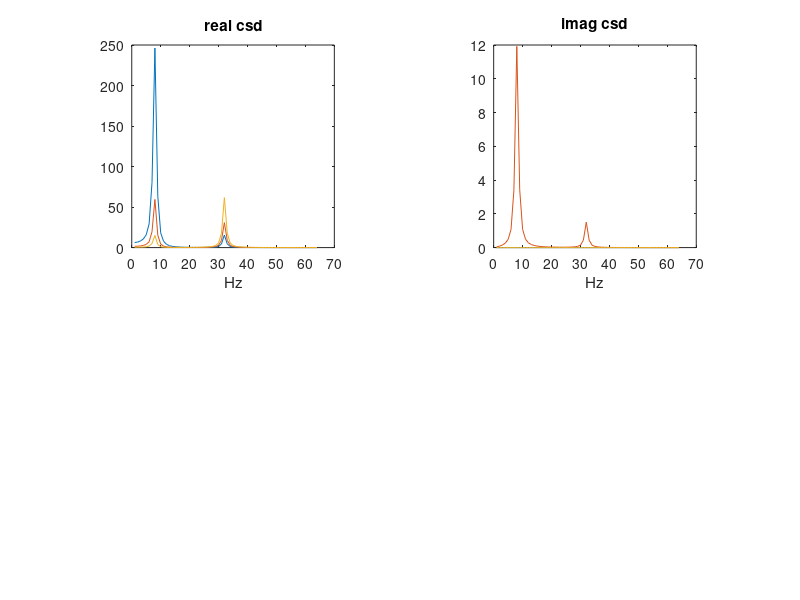

MATLAB code for this plot:
% demo and checks for CSD paper: here, conduction delays are modeled in
% terms of phase delays following the Fourier transform of the system's
% kernels.
%==========================================================================
clear; clf
phase = 1;
 
 
% frequencies of interest
%--------------------------------------------------------------------------
N  = 128;
dt = 1/N;
Hz = (1:N/2)';
 
W  = [0 1:N/2 -(N/2 - 1):-1]';
W  = conj(2*pi*sqrt(-1)*W);
t  = (1:N)'*dt;
d  = [0 31;
      4  0]/1000;
 
 
% kernels
%--------------------------------------------------------------------------
if phase
    K1(:,1,1)   = exp(-t*4).*sin(2*pi*8*t);
    K1(:,2,1)   = exp(-t*4).*sin(2*pi*8 *(t - d(2,1)))/4;
 
    K1(:,1,2)   = exp(-t*4).*sin(2*pi*32*(t - d(1,2)))/4;
    K1(:,2,2)   = exp(-t*4).*sin(2*pi*32*t)/2;
 
    % Transfer functions
    %----------------------------------------------------------------------
    S   = fft(K1);
 
    % [cross]-spectral density
    %----------------------------------------------------------------------
    [N,nc,nu] = size(K1);
    G     = zeros(N/2,nc,nc);
    for i = 1:nc
        for j = 1:nc
 
            % cross-spectral density from neuronal interactions
            %--------------------------------------------------------------
            for k = 1:nu
                Gij      = S(:,i,k).*conj(S(:,j,k));
                Gij      = Gij([1:N/2] + 1);
                G(:,i,j) = G(:,i,j) + Gij;
            end
        end
    end
 
else
 
    K1(:,1,1)   = exp(-t*4).*sin(2*pi*8*t);
    K1(:,2,1)   = exp(-t*4).*sin(2*pi*8*t)/4;
 
    K1(:,1,2)   = exp(-t*4).*sin(2*pi*32*t)/4;
    K1(:,2,2)   = exp(-t*4).*sin(2*pi*32*t)/2;
 
    % Transfer functions
    %----------------------------------------------------------------------
    S   = fft(K1);
 
    % [cross]-spectral density
    %----------------------------------------------------------------------
    [N,nc,nu] = size(K1);
    G     = zeros(N/2,nc,nc);
    for i = 1:nc
        for j = 1:nc
            
            % cross-spectral density with delays
            %--------------------------------------------------------------
            for k = 1:nu
                Si       = S(:,i,k).*exp(W*d(i,k));
                Sj       = S(:,j,k).*exp(W*d(j,k));
                Gij      = Si.*conj(Sj);
                Gij      = Gij([1:N/2] + 1);
                G(:,i,j) = G(:,i,j) + Gij;
            end
        end
    end
 
end
 
% plot cross spectrum densities
%----------------------------------------------------------------------
subplot(2,2,1)
plot(Hz,real(G(:,1,1)),Hz,real(G(:,1,2)),Hz,real(G(:,2,2)))
title('real csd')
xlabel('Hz')
axis square
 
subplot(2,2,2)
plot(Hz,imag(G(:,1,1)),Hz,imag(G(:,1,2)),Hz,imag(G(:,2,2)))
title('imag csd')
xlabel('Hz')
axis square
drawnow
 
return
 
 
% A simple test of the signs of imaginary cross-section density
%==========================================================================
clear Y
dt      = 1/256;
Hz      = 1:64;
T       = spm_vec(0:dt:2);
d       = 8;
Y(:,1)  = sin(2*pi*16*T) + randn(length(T),1)/256;
Y(:,2)  = sin(2*pi*16*(T - d/1000)) + randn(length(T),1)/256;
 
 
% VAR estimate
%--------------------------------------------------------------------------
mar     = spm_mar(Y,12);
mar     = spm_mar_spectra(mar,Hz,1/dt);
csd     = mar.P;
 
% Equivalent representations
%--------------------------------------------------------------------------
[ccf pst] = spm_csd2ccf(csd,Hz);
[coh fsd] = spm_csd2coh(csd,Hz);
 
% graphical results
%--------------------------------------------------------------------------
subplot(4,1,1)
plot(T(1:64),Y(1:64,:))
title('predicted')
xlabel('time series')
legend('first','second')
 
subplot(4,2,3)
plot(Hz,real(csd(:,2,1)))
title('real csd')
xlabel('Hz')
 
subplot(4,2,4)
plot(Hz,imag(csd(:,2,1)),'-.')
title('imag csd')
xlabel('Hz')
 
subplot(4,2,6)
plot(Hz,1000*fsd(:,2,1))
title('predicted')
xlabel('Hz')
